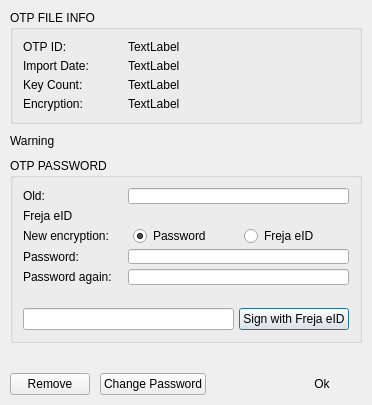
<?xml version="1.0" encoding="UTF-8"?>
<ui version="4.0">
 <class>OTPFileInfoDialog</class>
 <widget class="QDialog" name="OTPFileInfoDialog">
  <property name="geometry">
   <rect>
    <x>0</x>
    <y>0</y>
    <width>372</width>
    <height>405</height>
   </rect>
  </property>
  <property name="sizePolicy">
   <sizepolicy hsizetype="Preferred" vsizetype="Expanding">
    <horstretch>0</horstretch>
    <verstretch>0</verstretch>
   </sizepolicy>
  </property>
  <property name="windowTitle">
   <string>One-Time Password File Info</string>
  </property>
  <property name="windowIcon">
   <iconset resource="armory.qrc">
    <normaloff>:/resources/brand-logo.png</normaloff>:/resources/brand-logo.png</iconset>
  </property>
  <property name="sizeGripEnabled">
   <bool>false</bool>
  </property>
  <layout class="QVBoxLayout" name="verticalLayout_2">
   <property name="spacing">
    <number>10</number>
   </property>
   <property name="leftMargin">
    <number>0</number>
   </property>
   <property name="topMargin">
    <number>0</number>
   </property>
   <property name="rightMargin">
    <number>0</number>
   </property>
   <property name="bottomMargin">
    <number>0</number>
   </property>
   <item>
    <widget class="QWidget" name="verticalWidget" native="true">
     <property name="minimumSize">
      <size>
       <width>0</width>
       <height>50</height>
      </size>
     </property>
     <layout class="QVBoxLayout" name="verticalLayout_5">
      <property name="spacing">
       <number>10</number>
      </property>
      <property name="leftMargin">
       <number>10</number>
      </property>
      <property name="topMargin">
       <number>10</number>
      </property>
      <property name="rightMargin">
       <number>10</number>
      </property>
      <property name="bottomMargin">
       <number>10</number>
      </property>
      <item>
       <widget class="QGroupBox" name="groupBox">
        <property name="sizePolicy">
         <sizepolicy hsizetype="Preferred" vsizetype="Fixed">
          <horstretch>0</horstretch>
          <verstretch>0</verstretch>
         </sizepolicy>
        </property>
        <property name="title">
         <string>OTP FILE INFO</string>
        </property>
        <property name="wellGroupBoxWithButtonBar" stdset="0">
         <bool>true</bool>
        </property>
        <layout class="QVBoxLayout" name="verticalLayout">
         <property name="spacing">
          <number>5</number>
         </property>
         <property name="leftMargin">
          <number>10</number>
         </property>
         <property name="topMargin">
          <number>10</number>
         </property>
         <property name="rightMargin">
          <number>10</number>
         </property>
         <property name="bottomMargin">
          <number>10</number>
         </property>
         <item>
          <widget class="QWidget" name="horizontalWidget" native="true">
           <property name="sizePolicy">
            <sizepolicy hsizetype="Preferred" vsizetype="Fixed">
             <horstretch>0</horstretch>
             <verstretch>0</verstretch>
            </sizepolicy>
           </property>
           <property name="minimumSize">
            <size>
             <width>0</width>
             <height>0</height>
            </size>
           </property>
           <layout class="QHBoxLayout" name="horizontalLayout_2">
            <property name="spacing">
             <number>5</number>
            </property>
            <property name="leftMargin">
             <number>0</number>
            </property>
            <property name="topMargin">
             <number>0</number>
            </property>
            <property name="rightMargin">
             <number>0</number>
            </property>
            <property name="bottomMargin">
             <number>0</number>
            </property>
            <item>
             <widget class="QLabel" name="label_3">
              <property name="maximumSize">
               <size>
                <width>100</width>
                <height>16777215</height>
               </size>
              </property>
              <property name="text">
               <string>OTP ID:</string>
              </property>
             </widget>
            </item>
            <item>
             <widget class="QLabel" name="labelOtpId">
              <property name="text">
               <string>TextLabel</string>
              </property>
              <property name="whiteLabel" stdset="0">
               <bool>true</bool>
              </property>
             </widget>
            </item>
           </layout>
          </widget>
         </item>
         <item>
          <widget class="QWidget" name="horizontalWidget1" native="true">
           <property name="sizePolicy">
            <sizepolicy hsizetype="Preferred" vsizetype="Fixed">
             <horstretch>0</horstretch>
             <verstretch>0</verstretch>
            </sizepolicy>
           </property>
           <property name="minimumSize">
            <size>
             <width>0</width>
             <height>0</height>
            </size>
           </property>
           <layout class="QHBoxLayout" name="horizontalLayout_3">
            <property name="spacing">
             <number>5</number>
            </property>
            <property name="leftMargin">
             <number>0</number>
            </property>
            <property name="topMargin">
             <number>0</number>
            </property>
            <property name="rightMargin">
             <number>0</number>
            </property>
            <property name="bottomMargin">
             <number>0</number>
            </property>
            <item>
             <widget class="QLabel" name="label">
              <property name="maximumSize">
               <size>
                <width>100</width>
                <height>16777215</height>
               </size>
              </property>
              <property name="text">
               <string>Import Date:</string>
              </property>
              <property name="alignment">
               <set>Qt::AlignLeading|Qt::AlignLeft|Qt::AlignVCenter</set>
              </property>
             </widget>
            </item>
            <item>
             <widget class="QLabel" name="labelImportDate">
              <property name="text">
               <string>TextLabel</string>
              </property>
              <property name="whiteLabel" stdset="0">
               <bool>true</bool>
              </property>
             </widget>
            </item>
           </layout>
          </widget>
         </item>
         <item>
          <widget class="QWidget" name="horizontalWidget2" native="true">
           <property name="sizePolicy">
            <sizepolicy hsizetype="Preferred" vsizetype="Fixed">
             <horstretch>0</horstretch>
             <verstretch>0</verstretch>
            </sizepolicy>
           </property>
           <property name="minimumSize">
            <size>
             <width>0</width>
             <height>0</height>
            </size>
           </property>
           <layout class="QHBoxLayout" name="horizontalLayout_4">
            <property name="spacing">
             <number>5</number>
            </property>
            <property name="leftMargin">
             <number>0</number>
            </property>
            <property name="topMargin">
             <number>0</number>
            </property>
            <property name="rightMargin">
             <number>0</number>
            </property>
            <property name="bottomMargin">
             <number>0</number>
            </property>
            <item>
             <widget class="QLabel" name="label_2">
              <property name="maximumSize">
               <size>
                <width>100</width>
                <height>16777215</height>
               </size>
              </property>
              <property name="text">
               <string>Key Count:</string>
              </property>
              <property name="alignment">
               <set>Qt::AlignLeading|Qt::AlignLeft|Qt::AlignVCenter</set>
              </property>
             </widget>
            </item>
            <item>
             <widget class="QLabel" name="labelUesdKeys">
              <property name="text">
               <string>TextLabel</string>
              </property>
              <property name="whiteLabel" stdset="0">
               <bool>true</bool>
              </property>
             </widget>
            </item>
           </layout>
          </widget>
         </item>
         <item>
          <widget class="QWidget" name="horizontalWidget3" native="true">
           <property name="sizePolicy">
            <sizepolicy hsizetype="Preferred" vsizetype="Fixed">
             <horstretch>0</horstretch>
             <verstretch>0</verstretch>
            </sizepolicy>
           </property>
           <property name="minimumSize">
            <size>
             <width>0</width>
             <height>0</height>
            </size>
           </property>
           <layout class="QHBoxLayout" name="horizontalLayout_5">
            <property name="spacing">
             <number>5</number>
            </property>
            <property name="leftMargin">
             <number>0</number>
            </property>
            <property name="topMargin">
             <number>0</number>
            </property>
            <property name="rightMargin">
             <number>0</number>
            </property>
            <property name="bottomMargin">
             <number>0</number>
            </property>
            <item>
             <widget class="QLabel" name="label_4">
              <property name="maximumSize">
               <size>
                <width>100</width>
                <height>16777215</height>
               </size>
              </property>
              <property name="text">
               <string>Encryption:</string>
              </property>
             </widget>
            </item>
            <item>
             <widget class="QLabel" name="labelEncrypted">
              <property name="text">
               <string>TextLabel</string>
              </property>
              <property name="whiteLabel" stdset="0">
               <bool>true</bool>
              </property>
             </widget>
            </item>
           </layout>
          </widget>
         </item>
        </layout>
       </widget>
      </item>
      <item>
       <widget class="QLabel" name="labelWarning">
        <property name="text">
         <string>Warning</string>
        </property>
        <property name="statusWarning" stdset="0">
         <bool>true</bool>
        </property>
       </widget>
      </item>
      <item>
       <widget class="QGroupBox" name="groupBoxPassword">
        <property name="sizePolicy">
         <sizepolicy hsizetype="Preferred" vsizetype="Fixed">
          <horstretch>0</horstretch>
          <verstretch>0</verstretch>
         </sizepolicy>
        </property>
        <property name="title">
         <string>OTP PASSWORD</string>
        </property>
        <property name="wellGroupBoxWithButtonBar" stdset="0">
         <bool>true</bool>
        </property>
        <layout class="QVBoxLayout" name="verticalLayout_3">
         <property name="spacing">
          <number>5</number>
         </property>
         <property name="leftMargin">
          <number>10</number>
         </property>
         <property name="topMargin">
          <number>10</number>
         </property>
         <property name="rightMargin">
          <number>10</number>
         </property>
         <property name="bottomMargin">
          <number>10</number>
         </property>
         <item>
          <widget class="QWidget" name="widget_2" native="true">
           <layout class="QVBoxLayout" name="verticalLayout_4">
            <property name="spacing">
             <number>5</number>
            </property>
            <property name="leftMargin">
             <number>0</number>
            </property>
            <property name="topMargin">
             <number>0</number>
            </property>
            <property name="rightMargin">
             <number>0</number>
            </property>
            <property name="bottomMargin">
             <number>0</number>
            </property>
            <item>
             <widget class="QWidget" name="widgetPasswordOld" native="true">
              <layout class="QHBoxLayout" name="horizontalLayout_6">
               <property name="spacing">
                <number>5</number>
               </property>
               <property name="leftMargin">
                <number>0</number>
               </property>
               <property name="topMargin">
                <number>0</number>
               </property>
               <property name="rightMargin">
                <number>0</number>
               </property>
               <property name="bottomMargin">
                <number>0</number>
               </property>
               <item>
                <widget class="QLabel" name="labelPwdOld">
                 <property name="minimumSize">
                  <size>
                   <width>100</width>
                   <height>0</height>
                  </size>
                 </property>
                 <property name="maximumSize">
                  <size>
                   <width>100</width>
                   <height>16777215</height>
                  </size>
                 </property>
                 <property name="text">
                  <string>Old:</string>
                 </property>
                </widget>
               </item>
               <item>
                <widget class="QLineEdit" name="lineEditPwdOld">
                 <property name="echoMode">
                  <enum>QLineEdit::Password</enum>
                 </property>
                </widget>
               </item>
              </layout>
             </widget>
            </item>
            <item>
             <widget class="QLabel" name="labelFrejaOld">
              <property name="text">
               <string>Freja eID</string>
              </property>
             </widget>
            </item>
            <item>
             <widget class="QWidget" name="widgetPasswordNew1_2" native="true">
              <layout class="QHBoxLayout" name="horizontalLayout_10">
               <property name="spacing">
                <number>5</number>
               </property>
               <property name="leftMargin">
                <number>0</number>
               </property>
               <property name="topMargin">
                <number>0</number>
               </property>
               <property name="rightMargin">
                <number>0</number>
               </property>
               <property name="bottomMargin">
                <number>0</number>
               </property>
               <item>
                <widget class="QLabel" name="label_5">
                 <property name="text">
                  <string>New encryption:</string>
                 </property>
                </widget>
               </item>
               <item>
                <widget class="QRadioButton" name="radioButtonPassword">
                 <property name="text">
                  <string>Password</string>
                 </property>
                 <property name="checked">
                  <bool>true</bool>
                 </property>
                </widget>
               </item>
               <item>
                <widget class="QRadioButton" name="radioButtonFreja">
                 <property name="text">
                  <string>Freja eID</string>
                 </property>
                </widget>
               </item>
              </layout>
             </widget>
            </item>
            <item>
             <widget class="QWidget" name="widgetPasswordNew1" native="true">
              <layout class="QHBoxLayout" name="horizontalLayout_7">
               <property name="spacing">
                <number>5</number>
               </property>
               <property name="leftMargin">
                <number>0</number>
               </property>
               <property name="topMargin">
                <number>0</number>
               </property>
               <property name="rightMargin">
                <number>0</number>
               </property>
               <property name="bottomMargin">
                <number>0</number>
               </property>
               <item>
                <widget class="QLabel" name="labelPwdNew1">
                 <property name="minimumSize">
                  <size>
                   <width>100</width>
                   <height>0</height>
                  </size>
                 </property>
                 <property name="maximumSize">
                  <size>
                   <width>100</width>
                   <height>16777215</height>
                  </size>
                 </property>
                 <property name="text">
                  <string>Password:</string>
                 </property>
                </widget>
               </item>
               <item>
                <widget class="QLineEdit" name="lineEditPwdNew1">
                 <property name="echoMode">
                  <enum>QLineEdit::Password</enum>
                 </property>
                </widget>
               </item>
              </layout>
             </widget>
            </item>
            <item>
             <widget class="QWidget" name="widgetPasswordNew2" native="true">
              <layout class="QHBoxLayout" name="horizontalLayout_8">
               <property name="spacing">
                <number>5</number>
               </property>
               <property name="leftMargin">
                <number>0</number>
               </property>
               <property name="topMargin">
                <number>0</number>
               </property>
               <property name="rightMargin">
                <number>0</number>
               </property>
               <property name="bottomMargin">
                <number>0</number>
               </property>
               <item>
                <widget class="QLabel" name="labelPwdNew2">
                 <property name="minimumSize">
                  <size>
                   <width>100</width>
                   <height>0</height>
                  </size>
                 </property>
                 <property name="maximumSize">
                  <size>
                   <width>100</width>
                   <height>16777215</height>
                  </size>
                 </property>
                 <property name="text">
                  <string>Password again:</string>
                 </property>
                </widget>
               </item>
               <item>
                <widget class="QLineEdit" name="lineEditPwdNew2">
                 <property name="echoMode">
                  <enum>QLineEdit::Password</enum>
                 </property>
                </widget>
               </item>
              </layout>
             </widget>
            </item>
            <item>
             <widget class="QLabel" name="labelPwdHint">
              <property name="text">
               <string/>
              </property>
              <property name="statusWarning" stdset="0">
               <bool>true</bool>
              </property>
             </widget>
            </item>
           </layout>
          </widget>
         </item>
         <item>
          <widget class="QWidget" name="widgetFreja" native="true">
           <layout class="QHBoxLayout" name="horizontalLayout_9">
            <property name="spacing">
             <number>5</number>
            </property>
            <property name="leftMargin">
             <number>0</number>
            </property>
            <property name="topMargin">
             <number>0</number>
            </property>
            <property name="rightMargin">
             <number>0</number>
            </property>
            <property name="bottomMargin">
             <number>0</number>
            </property>
            <item>
             <widget class="QLineEdit" name="lineEditFrejaId">
              <property name="echoMode">
               <enum>QLineEdit::Normal</enum>
              </property>
             </widget>
            </item>
            <item>
             <widget class="QPushButton" name="pushButtonFreja">
              <property name="text">
               <string>Sign with Freja eID</string>
              </property>
             </widget>
            </item>
           </layout>
          </widget>
         </item>
        </layout>
       </widget>
      </item>
     </layout>
    </widget>
   </item>
   <item>
    <spacer name="verticalSpacer">
     <property name="orientation">
      <enum>Qt::Vertical</enum>
     </property>
     <property name="sizeHint" stdset="0">
      <size>
       <width>0</width>
       <height>0</height>
      </size>
     </property>
    </spacer>
   </item>
   <item>
    <widget class="QWidget" name="widget" native="true">
     <property name="buttonBar" stdset="0">
      <bool>true</bool>
     </property>
     <layout class="QHBoxLayout" name="horizontalLayout">
      <property name="spacing">
       <number>10</number>
      </property>
      <property name="leftMargin">
       <number>10</number>
      </property>
      <property name="topMargin">
       <number>10</number>
      </property>
      <property name="rightMargin">
       <number>10</number>
      </property>
      <property name="bottomMargin">
       <number>10</number>
      </property>
      <item>
       <widget class="QPushButton" name="pushButtonRemove">
        <property name="minimumSize">
         <size>
          <width>80</width>
          <height>0</height>
         </size>
        </property>
        <property name="sizeIncrement">
         <size>
          <width>0</width>
          <height>0</height>
         </size>
        </property>
        <property name="text">
         <string>Remove</string>
        </property>
        <property name="autoDefault">
         <bool>false</bool>
        </property>
       </widget>
      </item>
      <item>
       <widget class="QPushButton" name="pushButtonChangePassword">
        <property name="minimumSize">
         <size>
          <width>80</width>
          <height>0</height>
         </size>
        </property>
        <property name="sizeIncrement">
         <size>
          <width>0</width>
          <height>0</height>
         </size>
        </property>
        <property name="text">
         <string>Change Password</string>
        </property>
        <property name="checkable">
         <bool>true</bool>
        </property>
        <property name="autoDefault">
         <bool>false</bool>
        </property>
       </widget>
      </item>
      <item>
       <spacer name="horizontalSpacer">
        <property name="orientation">
         <enum>Qt::Horizontal</enum>
        </property>
        <property name="sizeHint" stdset="0">
         <size>
          <width>40</width>
          <height>20</height>
         </size>
        </property>
       </spacer>
      </item>
      <item>
       <widget class="QPushButton" name="pushButtonOk">
        <property name="minimumSize">
         <size>
          <width>80</width>
          <height>0</height>
         </size>
        </property>
        <property name="sizeIncrement">
         <size>
          <width>0</width>
          <height>0</height>
         </size>
        </property>
        <property name="text">
         <string>Ok</string>
        </property>
        <property name="default">
         <bool>false</bool>
        </property>
        <property name="flat">
         <bool>true</bool>
        </property>
       </widget>
      </item>
     </layout>
    </widget>
   </item>
  </layout>
 </widget>
 <tabstops>
  <tabstop>pushButtonOk</tabstop>
 </tabstops>
 <resources>
  <include location="armory.qrc"/>
 </resources>
 <connections/>
</ui>
